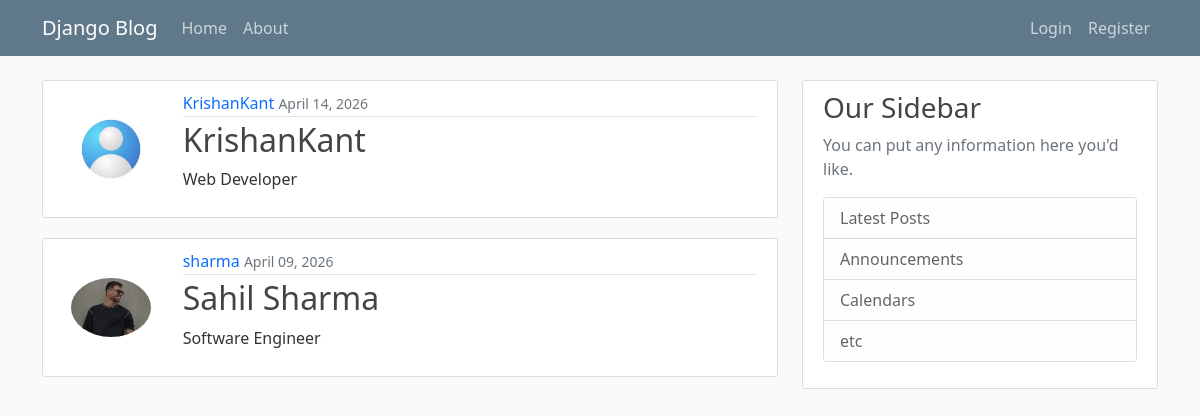
The page / on the database its author committed.
### app1/models.py (models this page shows)
class Post(models.Model):
    title = models.CharField(max_length=100)
    content = models.TextField()
    date_posted =models.DateTimeField(default = timezone.now)
    author = models.ForeignKey(User,on_delete=models.CASCADE)

### users/models.py (models this page shows, shortened)
class Profile(models.Model):
    user = models.OneToOneField(User, on_delete=models.CASCADE)
    image = models.ImageField(default='default.jpg', upload_to='profile_pics')

### app1/views.py (the view)
# urls.py: path('',PostListView.as_view(),name='blog-home'),
class PostListView(ListView):
    model = Post
    template_name = 'app1/home.html'
    context_object_name = 'posts'
    ordering = ['-date_posted']   # ✅ FIXED

### app1/templates/app1/home.html
{% extends 'app1/base.html' %}
{% block content %}
{% for post in posts %}
<article class="media content-section">
  <div class="row">
    <div class="col-md-2 d-flex align-items-center justify-content-center">
      {% if post.author.profile.image %}
        <img class="col-md-10 rounded-circle" src="{{ post.author.profile.image.url }}">
      {% else %}
        <img class="col-md-10 rounded-circle" src="/media/default.jpg">
      {% endif %}
    </div>
    <div class="media-body col-md-10">
      <div class="article-metadata">
        <a class="mr-2 text-decoration-none"
           href="{% url 'user-posts' post.author.username %}">
           {{ post.author }}
        </a>
        <small class="text-muted">
          {{ post.date_posted|date:"F d, Y" }}
        </small>
      </div>
      <h2>
        <a class="article-title text-decoration-none"
           href="{% url 'post-detail' post.pk %}">
           {{ post.title }}
        </a>
      </h2>
      <p class="article-content">{{ post.content }}</p>
    </div>
  </div>
</article>
{% endfor %}
{% endblock content %}

### app1/templates/app1/base.html (shortened to what this page needs)
{% load static %}
<!DOCTYPE html>
<html>
<head>
    <link href="https://cdn.jsdelivr.net/npm/bootstrap@5.0.2/dist/css/bootstrap.min.css" rel="stylesheet">
    <link rel="stylesheet" href="{% static 'app1/main.css' %}">
</head>
<body>
    <header class="site-header">
        <nav class="navbar navbar-expand-md navbar-dark bg-steel fixed-top">
            <div class="container">
                <a class="navbar-brand mr-4" href="{% url 'blog-home' %}">Django Blog</a>
                <div class="collapse navbar-collapse" id="navbarToggle">
                    <div class="navbar-nav mr-auto">
                        <a class="nav-item nav-link" href="#">Home</a>
                        <a class="nav-item nav-link" href="">About</a>
                    </div>
                    <div class="navbar-nav ms-auto">
                        {% if user.is_authenticated %}
                        <a class="nav-item nav-link" href="{% url 'post-create' %}">New Post</a>
                        <a class="nav-item nav-link" href="{% url 'profile' %}">Profile</a>
                        <form method="post" action="{% url 'logout' %}">
                            {% csrf_token %}
                            <button class="btn nav-item nav-link" type="submit">logout</button>
                        </form>
                        {% else %}
                        <a class="nav-item nav-link" href="{% url 'login' %}">Login</a>
                        <a class="nav-item nav-link" href="{% url 'register' %}">Register</a> {% endif %}
                    </div>
                </div>
            </div>
        </nav>
    </header>
    <main role="main" class="container">
        <div class="row">
            <div class="col-md-8">
                 {% block content %}{% endblock %}
            </div>
            <div class="col-md-4">
                <div class="content-section">
                    <h3>Our Sidebar</h3>
                    <p class='text-muted'>You can put any information here you'd like.
                        <ul class="list-group">
                            <li class="list-group-item list-group-item-light">Latest Posts</li>
                            <li class="list-group-item list-group-item-light">Announcements</li>
                            <li class="list-group-item list-group-item-light">Calendars</li>
                            <li class="list-group-item list-group-item-light">etc</li>
                        </ul>
                    </p>
                </div>
            </div>
        </div>
    </main>
</body>
</html>

### app1/static/app1/main.css (style rules this page uses)
body { background: #fafafa; color: #333333; margin-top: 5rem; }
h1, h2, h3, h4, h5, h6 { color: #444444; }
ul { margin: 0; }
.bg-steel { background-color: #5f788a; }
.site-header .navbar-nav .nav-link { color: #cbd5db; }
.content-section { background: #ffffff; padding: 10px 20px; border: 1px solid #dddddd; border-radius: 3px; margin-bottom: 20px; }
.article-title { color: #444444; }
.article-content { white-space: pre-line; }
.article-metadata { padding-bottom: 1px; margin-bottom: 4px; border-bottom: 1px solid #e3e3e3 }

### rows shown on the page
Post: author.profile.image (placeholder picture), author "KrishanKant", date_posted "April 14, 2026", title "KrishanKant", content "Web Developer"
Post: author.profile.image (picture), author "sharma", date_posted "April 09, 2026", title "Sahil Sharma", content "Software Engineer"
